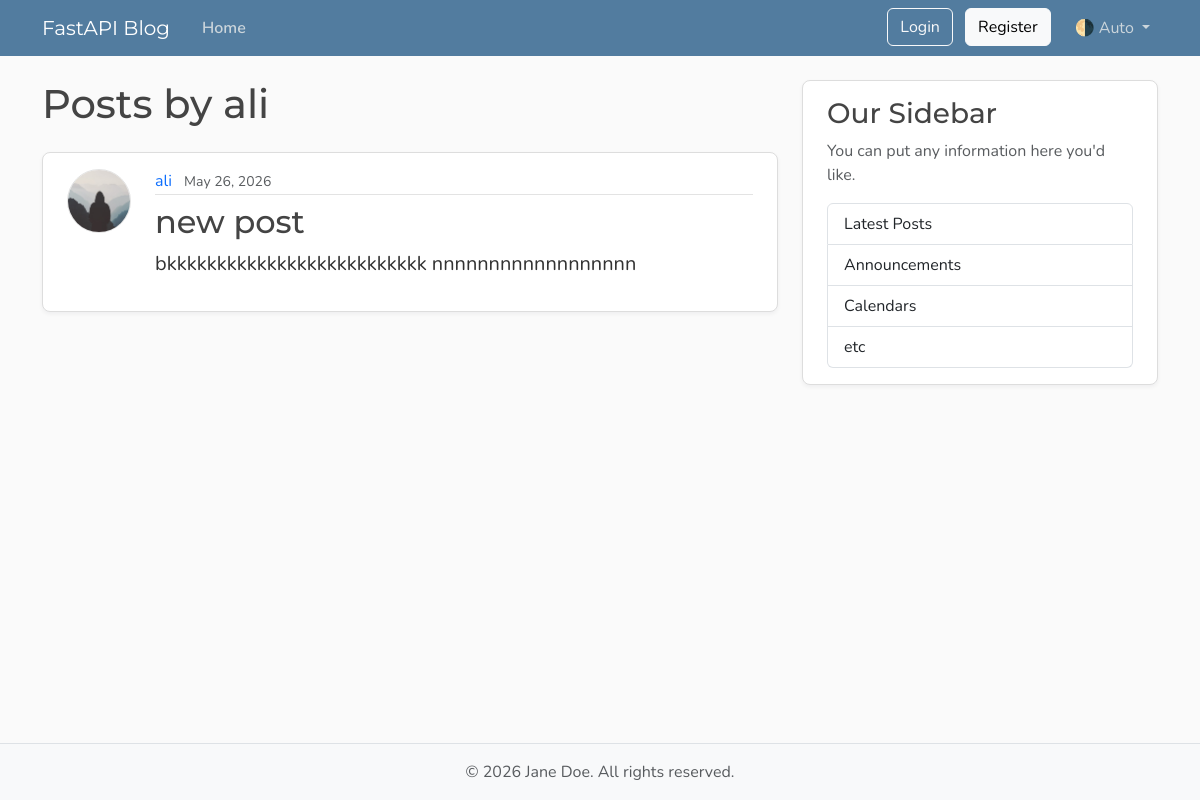
The page /users/1/posts on the database its author committed.
### models.py (models this page shows, shortened)
class User(Base):
    __tablename__ = "users"
    id: Mapped[int] = mapped_column(Integer, primary_key=True, index=True)
    username: Mapped[str] = mapped_column(String(50), unique=True, nullable=False)
    email: Mapped[str] = mapped_column(String(120), unique=True, nullable=False)
    password_hash : Mapped[str] = mapped_column(String(200), nullable=False)
    image_file: Mapped[str | None] = mapped_column(
        String(200),
        nullable=True,
        default=None,
    )
    posts: Mapped[list[Post]] = relationship(back_populates="author",cascade="all, delete-orphan")

class Post(Base):
    __tablename__ = "posts"
    id: Mapped[int] = mapped_column(Integer, primary_key=True, index=True)
    title: Mapped[str] = mapped_column(String(100), nullable=False)
    content: Mapped[str] = mapped_column(Text, nullable=False)
    user_id: Mapped[int] = mapped_column(
        ForeignKey("users.id",ondelete="CASCADE"),
        nullable=False,
        index=True,
    )
    date_posted: Mapped[datetime] = mapped_column(
        DateTime(timezone=True),
        default=lambda: datetime.now(UTC),
    )
    author: Mapped[User] = relationship(back_populates="posts")

### main.py (the view)
@app.get("/users/{user_id}/posts", include_in_schema=False)
async def user_posts_page(request: Request, user_id: int, db: Annotated[AsyncSession, Depends(get_db)]):
    result=await db.execute(select(models.User).options(selectinload(models.User.posts)).where(models.User.id==user_id))
    user=result.scalars().first()
    if not user:
        raise HTTPException(status_code=status.HTTP_404_NOT_FOUND, detail="User not found")
    result=await db.execute(select(models.Post).options(selectinload(models.Post.author)).where(models.Post.user_id==user_id))
    posts=result.scalars().all()
    return templates.TemplateResponse(
        request,
        "user_posts.html",
        {"user": user,
         "posts": posts,
         "title": f"{user.username}'s Posts"},
    )

### templates/user_posts.html
{% extends "layout.html" %}
{% block content %}
  <h1 class="mb-4">Posts by {{ user.username }}</h1>
  {% for post in posts %}
    <article class="content-section py-3 px-4 mb-4">
      <div class="d-flex align-items-start gap-4">
        <img class="rounded-circle article-img flex-shrink-0"
             src="{{ post.author.image_path }}"
             alt="{{ post.author.username }}'s profile picture"
             width="64"
             height="64"
             loading="lazy">
        <div class="flex-grow-1">
          <div class="article-metadata mb-2">
            <a class="me-2"
               href="{{ url_for('user_posts_page', user_id=post.author.id) }}">{{ post.author.username }}</a>
            <small class="text-body-secondary">{{ post.date_posted.strftime("%B %d, %Y") }}</small>
          </div>
          <h2>
            <a class="article-title"
               href="{{ url_for('post_page', post_id=post.id) }}">{{ post.title }}</a>
          </h2>
          <p class="article-content">{{ post.content }}</p>
        </div>
      </div>
    </article>
  {% else %}
    <p class="text-body-secondary">No posts by this user yet.</p>
  {% endfor %}
{% endblock content %}

### templates/layout.html (shortened to what this page needs)
<!DOCTYPE html>
<html lang="en">
    <head>
        <link href="https://cdn.jsdelivr.net/npm/bootstrap@5.3.8/dist/css/bootstrap.min.css"
              rel="stylesheet"
>
        <link rel="stylesheet"
              type="text/css"
              href="{{ url_for("static", path='css/main.css') }}">
    </head>
    <body class="d-flex flex-column min-vh-100">
        <header class="site-header">
            <nav class="navbar navbar-expand-md bg-steel fixed-top"
                 data-bs-theme="dark">
                <div class="container">
                    <a class="navbar-brand me-4" href="{{ url_for("home") }}">FastAPI Blog</a>
                    <div class="collapse navbar-collapse" id="navbarToggle">
                        <div class="navbar-nav me-auto">
                            <a class="nav-link active"
                               aria-current="page"
                               href="{{ url_for("home") }}">Home</a>
                        </div>
                        <div class="navbar-nav">
                            <div id="loggedOutNav">
                                <a class="btn btn-outline-light mb-2 mb-md-0 me-md-2"
                                   href="{{ url_for("login_page") }}">Login</a>
                                <a class="btn btn-light mb-2 mb-md-0 me-md-3"
                                   href="{{ url_for("register_page") }}">Register</a>
                            </div>
                            <div class="nav-item dropdown">
                                <a class="nav-link dropdown-toggle"
                                   href="#"
                                   role="button"
                                   id="bd-theme"
                                   data-bs-toggle="dropdown"
                                   aria-expanded="false">
                                    <span id="bd-theme-text">🌗 Auto</span>
                                </a>
                            </div>
                        </div>
                    </div>
                </div>
            </nav>
        </header>
        <main role="main" class="container">
            <div class="row">
                <div class="col-md-8">
                    {% block content %}
                    {% endblock content %}
                </div>
                <aside class="col-md-4">
                    <div class="content-section py-3 px-4 mb-4">
                        <h3>Our Sidebar</h3>
                        <p class="text-body-secondary">You can put any information here you'd like.</p>
                        <ul class="list-group">
                            <li class="list-group-item">Latest Posts</li>
                            <li class="list-group-item">Announcements</li>
                            <li class="list-group-item">Calendars</li>
                            <li class="list-group-item">etc</li>
                        </ul>
                    </div>
                </aside>
            </div>
        </main>
        <footer class="mt-auto py-3 bg-body-tertiary border-top">
            <div class="container text-center">
                <p class="text-body-secondary mb-0">
                    © <span id="year"></span> Jane Doe. All rights reserved.
                </p>
            </div>
        </footer>
    </body>
</html>

### static/css/main.css (style rules this page uses)
:root { --font-heading: "Montserrat", system-ui, -apple-system, BlinkMacSystemFont, sans-serif; --font-body: "Nunito", system-ui, -apple-system, BlinkMacSystemFont, sans-serif; --color-bg-body: #fafafa; --color-bg-content: #ffffff; --color-text-primary: #333333; --color-text-heading: #444444; --color-steel: #527c9f; --color-nav-link: #cbd5db; --color-nav-link-hover: #ffffff; --color-link-hover: #428bca; --color-border: #dddddd; --color-border-light: #e3e3e3; --spacing-xl: 5rem; --article-img-size: 4rem; --account-img-size: 7.813rem; }
body { font-family: var(--font-body); background: var(--color-bg-body); color: var(--color-text-primary); }
main { padding-top: var(--spacing-xl); }
h1, h2, h3, h4, h5, h6 { font-family: var(--font-heading); color: var(--color-text-heading); }
.navbar-brand { font-family: var(--font-heading); }
a { text-decoration: none; }
.bg-steel { background-color: var(--color-steel); }
.site-header .navbar-nav .nav-link { color: var(--color-nav-link); transition: color 0.2s ease-in-out; }
.site-header .navbar-nav .nav-link.active { font-weight: 600; }
.content-section { background: var(--color-bg-content); border: 1px solid var(--color-border); border-radius: 0.5rem; box-shadow: 0 2px 4px rgba(15, 23, 42, 0.05); transition: box-shadow 0.15s ease, transform 0.15s ease, border-color 0.15s ease; }
.article-title { color: var(--color-text-heading); transition: color 0.2s ease-in-out; }
.article-content { white-space: pre-line; font-size: 1.25rem; }
.article-img { height: var(--article-img-size); width: var(--article-img-size); flex-shrink: 0; object-fit: cover; border: 1px solid var(--color-border-light); box-shadow: 0 0 0 2px var(--color-bg-content); }
.article-metadata { padding-bottom: 0.063rem; border-bottom: 1px solid var(--color-border-light); }
.article-metadata a { transition: color 0.2s ease-in-out; }
[data-bs-theme="dark"] { --color-bg-body: #1a1a1a; --color-bg-content: #2d2d2d; --color-text-primary: #e0e0e0; --color-text-heading: #f0f0f0; --color-border: #404040; --color-border-light: #4a4a4a; }

### rows shown on the page
User: username "ali"
Post: author.username "ali", date_posted "May 26, 2026", title "new post", content "bkkkkkkkkkkkkkkkkkkkkkkkkkk nnnnnnnnnnnnnnnnnn"
